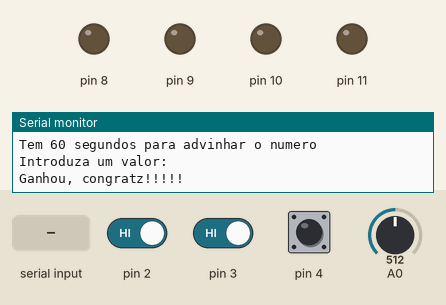
Recording of a sketch running on a simulated Arduino Uno, built with avr-gcc and run on an emulated ATmega328P. Shown: output pins drawn as LEDs (lit = HIGH), the last lines printed to the serial monitor. Inputs (shaded band) come from the test bench; at power-on: A0 = 512, pin 2 HIGH, pin 3 HIGH, pin 4 HIGH. Random numbers use the default seed unless the sketch sets one.

Above: at 6.7 s.
6.8 s: A0 set to 306
17.3 s: "90,45\n" received over Serial
22.6 s: A0 set to 511
32.8 s: pin 2 driven LOW and pin 3 driven LOW
At 42.9 s:
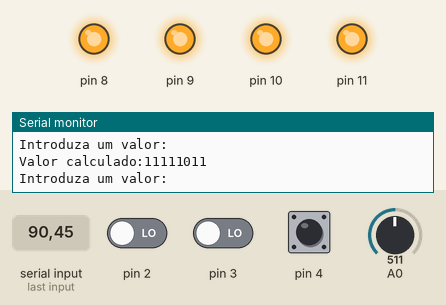
Timing chart, 0 to 44.3 s (numbered marks = the images above; inputs shaded):
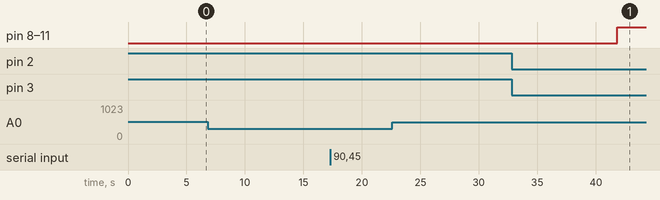

Measured:
- after the input at 32.8 s, pin 8–11: LOW → HIGH after 9.0 s

The sketch:

Trabalho_Final.ino
```cpp
//------------------------------Debounce-------------------------
int lastbuttonState_AND= HIGH;
int lastbuttonState_OR= HIGH;
int lastbuttonState_XOR= HIGH;
unsigned long debounceDelay = 15;
unsigned long lastDebounceTime_AND = 0;
unsigned long lastDebounceTime_OR= 0;
unsigned long lastDebounceTime_XOR = 0;
int buttonState_AND,buttonState_OR,buttonState_XOR;
//--------------------------------Jogo-----------------------------
int numero_random;
int base,target,lido;
int primeiro_bit,segundo_bit;
int o;
String a;
unsigned long time;
unsigned long tempo_de_jogo=60000;

void setup()
{
  Serial.begin(9600);
  for (int i=8; i<=11; i++){
    pinMode(i, OUTPUT);}
  for (int i=2; i<=4; i++){
    pinMode(i, INPUT_PULLUP);}
  instrucoes();
  randomSeed(analogRead(0));
}


void loop(){
  //Geração de numeros aleatórios
  target=gera_num();
  base=gera_num();
  //Operações permitidas
  operacoes();
  //Instruções/Objetivos para o jogo
  int segundos = tempo_de_jogo/1000;
  //Serial.println("Valor Base:"+String(target, BIN)); ---> No tinkercad o codigo nao corre corretamente usando esta forma de representar o valor target
  Serial.print("Valor Target: ");
  Serial.println(target,BIN);
  //Serial.println(target,BIN);
  Serial.println("Valor Base:"+String(base, BIN));
  Serial.println("Tem " + String(segundos) + " segundos para advinhar o numero");
  Serial.println("Introduza um valor:");

  //Condição de tempo
  time = millis();
  while((millis() - time) < tempo_de_jogo){
    luzes();
    ler_serial();
    if (primeiro_bit==1){
      botao_XOR();
    }
    if(segundo_bit==1){
      botao_AND();
    }
    botao_OR();
    //Vitoria
    if(base==target){
     Serial.println("Ganhou, congratz!!!!!");
     delay(2500);
     limpar_serial();
     break;

    }

  }
  //Derrota(Acabou o tempo)
  if(base!=target){
    Serial.println("O tempo acabou, better luck next time");
  }
  delay(2500);
  limpar_serial();
}


//A cada 1/4 de tempo de jogo que passa uma luz apaga.
void luzes(){
  if ((millis()-time)==100){
    for (int i=8; i<=11; i++){
      digitalWrite(i, 1);}
  }
  if((millis() - time) == (tempo_de_jogo- 1000)){
    digitalWrite(8,0);
  }
  for(int i=1;i<=3;(i++)){
    if((millis() - time) == (tempo_de_jogo *(i*0.25))){
    digitalWrite((12-i),0);
    }
  }
}


//------------Debounce dos botoes e as suas respetivas operações
void botao_AND(){
  int reading_AND = digitalRead(4);
    if (reading_AND != lastbuttonState_AND){
     lastDebounceTime_AND= millis();
       }
    if ((millis()-lastDebounceTime_AND)> debounceDelay){
      if (reading_AND!= buttonState_AND){
        buttonState_AND=reading_AND;
          if (buttonState_AND != HIGH){
            base=base & lido;
            Serial.println("Valor calculado:"+String(base,BIN));
            if(base!= target){
              Serial.println("Introduza um valor:");
            }
        }
      }
    }
    lastbuttonState_AND=reading_AND;
}


void botao_OR(){
  int reading_OR = digitalRead(3);
    if (reading_OR != lastbuttonState_OR){
     lastDebounceTime_OR= millis();
       }
    if ((millis()-lastDebounceTime_OR)> debounceDelay){
      if (reading_OR!= buttonState_OR){
        buttonState_OR=reading_OR;
          if (buttonState_OR != HIGH){
            base=base | lido;
            Serial.println("Valor calculado:"+String(base,BIN));
            if(base!= target){
              Serial.println("Introduza um valor:");
            }
        }
      }
    }
    lastbuttonState_OR=reading_OR;
}


void botao_XOR(){
  int reading_XOR = digitalRead(2);
    if (reading_XOR != lastbuttonState_XOR){
     lastDebounceTime_XOR= millis();
       }
    if ((millis()-lastDebounceTime_XOR)> debounceDelay){
      if (reading_XOR!= buttonState_XOR){
        buttonState_XOR=reading_XOR;
          if (buttonState_XOR != HIGH){
            base=base ^ lido;
            Serial.println("Valor calculado:"+String(base,BIN));
            if(base!= target){
              Serial.println("Introduza um valor:");
            }
        }
      }
    }
    lastbuttonState_XOR=reading_XOR;
}

//-----------------------Função que retorna um numero aleatório
int gera_num(){
  randomSeed(analogRead(0));
  numero_random=random(1,256);
  return numero_random;
}

//-------------Se algo for enviado no Serial monitor vai ser lido e atribuido a uma variavel
void ler_serial(){
  if (Serial.available()>0){
    a= Serial.readStringUntil('\n');
    lido=a.toInt();
    Serial.println("Valor lido:"+String(lido,BIN));
    Serial.println("Prima um operador");
  }
}


void operacoes(){
    o=random(1,4);
    primeiro_bit=bitRead(o,0);
    segundo_bit=bitRead(o,1);
  Serial.print("Operacoes permitidas:");
    if (primeiro_bit==1){
      Serial.print("XOR-VERMELHO, ");
    }
    if (segundo_bit==1){
      Serial.print("AND-AMARELO, ");
    }
    Serial.println("OR-BRANCO");
}
void instrucoes(){
  Serial.println(" -------------------------------------------------------");
  Serial.println("| O jogo consiste em tentar chegar ao valor target|");
  Serial.println("|atraves das operacoes disponiveis. Cada luz led        |");
  Serial.println("|representa 1/4 do tempo decorrido, execepto a luz      |");
  Serial.println("|vermelha que se ira apagar quando faltar 1 segundo.    |");
  Serial.println("|------------------------Botoes-------------------------|");
  Serial.println("|AND--->Amarelo   OR--->Branco   XOR--->Vermelho|");
  Serial.println("|-------------------------------------------------------|");
  Serial.println("|O jogo ira comecar dentro de 5 segundos boa sorte.     |");
  Serial.println(" -------------------------------------------------------");
  delay(5000);
}
void limpar_serial(){
  for (int i=0; i<=10; i++){
    Serial.println("\n");}
}
```
